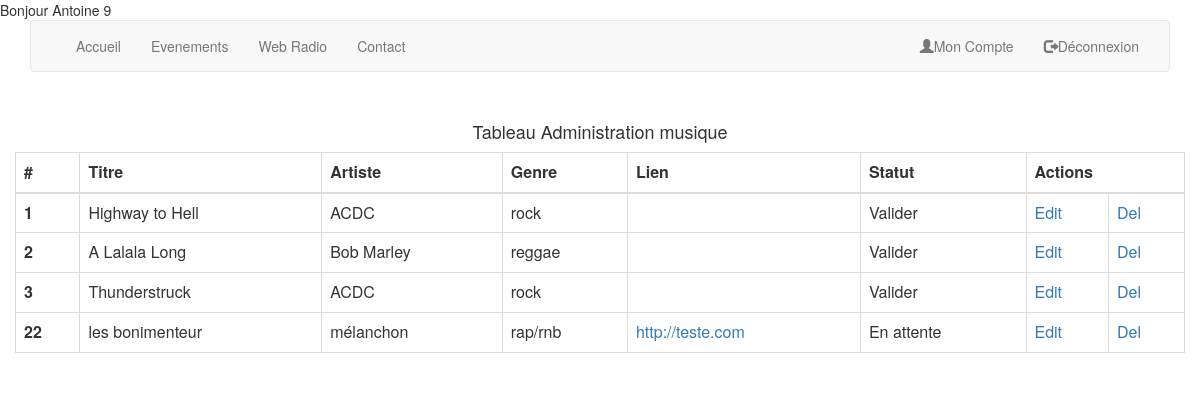
/admin_mus.php (signed in), run on the app's committed database.
### tables this page shows
CREATE TABLE IF NOT EXISTS `musique` (
  `mus_id` int(11) NOT NULL AUTO_INCREMENT,
  `mus_titre` varchar(70) NOT NULL,
  `mus_chemin` varchar(250) DEFAULT NULL,
  `mus_arti` int(11) NOT NULL,
  `mus_genre` int(11) NOT NULL,
  `mus_lien` varchar(250) DEFAULT NULL,
  `mus_val` int(11) NOT NULL,
  PRIMARY KEY (`mus_id`),
  KEY `fk_mus_arti` (`mus_arti`),
  KEY `fk_mus_genre` (`mus_genre`),
  KEY `fk_mus_val` (`mus_val`)
);

CREATE TABLE IF NOT EXISTS `artiste` (
  `arti_id` int(11) NOT NULL AUTO_INCREMENT,
  `arti_nom` varchar(80) DEFAULT NULL,
  `arti_val` int(11) NOT NULL,
  PRIMARY KEY (`arti_id`),
  KEY `fk_arti_val` (`arti_val`)
);

CREATE TABLE IF NOT EXISTS `genre` (
  `genre_id` int(11) NOT NULL,
  `genre_lib` varchar(50) NOT NULL,
  PRIMARY KEY (`genre_id`)
);

CREATE TABLE IF NOT EXISTS `validation` (
  `val_id` int(11) NOT NULL,
  `val_lib` varchar(50) DEFAULT NULL,
  PRIMARY KEY (`val_id`)
);

### admin_mus.php (the view, shortened to what this page needs)
<?php
include_once('fonctions.php');
	$idConn = openDB();
?>
<!DOCTYPE html>
<html>
  <head>
  </head>
  <body>
		<header>
			<div class="container">
			</div>
		</header>
		<div class="container">
		<div class="row">
<?php
if(isset($_SESSION['uti_prenom']) && isset($_SESSION['uti_id'])){
	$tableau_info_user = infoUser();
	$uti_perm = $tableau_info_user['uti_perm'];
	if($uti_perm > 2){
			echo'</br> <h4 class="text-center">Tableau Administration musique </h4>';
		echo'				<table class="table table-bordered" >
							<thead>
								<tr>
								  <th>#</th>
								  <th>Titre</th>
								  <th>Artiste</th>
								  <th>Genre</th>
								  <th>Lien</th>
								  <th>Statut</th>
								  <th colspan="2">Actions</th>
								</tr>
							  </thead>
							  <tbody>';
		$afficher_musique='';
		$sql_query_afficher_musique = "SELECT * FROM musique,artiste,genre,validation WHERE mus_arti = arti_id AND mus_genre = genre_id AND mus_val = val_id";
		$sql_result_afficher_musiqu = mysqli_query($idConn,$sql_query_afficher_musique) or die('Erreur SQL !'.$sql_query_afficher_musique.'</br>'.mysql_error());
		while($sql_row_aff_mus = mysqli_fetch_array($sql_result_afficher_musiqu)){
							$afficher_musique.='<tr>';
							$afficher_musique.='<th scope="row">'.$sql_row_aff_mus['mus_id'].'</th>';
							$afficher_musique.='<td>'.$sql_row_aff_mus['mus_titre'].'</td>';
							$afficher_musique.='<td>'.$sql_row_aff_mus['arti_nom'].'</td>';
							$afficher_musique.='<td>'.$sql_row_aff_mus['genre_lib'].'</td>';
							$afficher_musique.='<td> <a href="'.$sql_row_aff_mus['mus_lien'].' ">'.$sql_row_aff_mus['mus_lien'].'</a></td>';
							$afficher_musique.='<td>'.$sql_row_aff_mus['val_lib'].'</td>';
							$afficher_musique.='<td> <a href="edit_info_user.php?id='.$sql_row_aff_mus['mus_id'].' ">Edit</a></td>';
										$afficher_musique.='<td> <a href="admin_mus.php?id='.$sql_row_aff_mus['mus_id'].'">Del</a></td>';
							$afficher_musique.='</tr>';
		}
		print($afficher_musique);
					echo'	</tbody>
					</table>';
			echo'</div>
				</div>
			</div> ';
	}
}
?>	</div>
</body>
</html>

### css/styles.css (style rules this page uses)
body { height: 100%; min-height: 100%; position:relative; }

### data on the page
musique: mus_id "1", mus_titre "Highway to Hell", mus_arti.arti_nom "ACDC", mus_genre.genre_lib "rock", mus_val.val_lib "Valider"
musique: mus_id "2", mus_titre "A Lalala Long", mus_arti.arti_nom "Bob Marley", mus_genre.genre_lib "reggae", mus_val.val_lib "Valider"
musique: mus_id "3", mus_titre "Thunderstruck", mus_arti.arti_nom "ACDC", mus_genre.genre_lib "rock", mus_val.val_lib "Valider"
musique: mus_id "22", mus_titre "les bonimenteur", mus_arti.arti_nom "mélanchon", mus_genre.genre_lib "rap/rnb", mus_lien "http://teste.com", mus_val.val_lib "En attente"

### other printed values
$_SESSION['uti_prenom'] "Antoine"
$_SESSION['uti_id'] "9"
